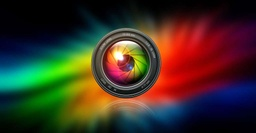
#> input picture data/a.jpg, 256 x 133 px, shrunk from 1024 x 533 before the run; its folder holds 4 pictures in this run; the run also reads 2 pictures not shown here
$ python ColorExtractor.py
#> lines starting #> are read from the running program, lines starting #| are printed output that depends on the picture
### c_photo.py
from functions import *
from PIL import Image
from sklearn.cluster import DBSCAN
import numpy as np


class Photo:

    def __init__(self, path):
        """
            Opens up an image, and puts its pixels in self.pixels.
            It also lists them in self.pixels_list.
        """
        self.path = path
        self.pixels = np.asarray(Image.open(self.path))

        # We list the pixels in an array of dimension 2
        self.pixels_list = []
        for i in range(0, len(self.pixels), 1):
            for j in range(0, len(self.pixels[0]), 1):
                self.pixels_list.append(RGBtoHSB(tuple(self.pixels[i, j].tolist())))

        self.pixels = []

        self.nb_wished_colors, self.hue_rez, self.sat_rez, self.val_rez = (0, 0, 0, 0)
        self.colors = []

    def compute(self, nb_wished_colors, hue_rez, sat_rez, val_rez):
        """
            To get the main colors, we plot virtually the colors in a 3d space,
            and we cut some smaller cubes in that space. The cubes containing
            most points are kept.
        """
        self.nb_wished_colors = nb_wished_colors
        self.hue_rez = hue_rez  # 0 <= hue < 360
        self.sat_rez = sat_rez  # 0 <= saturation <= 1
        self.val_rez = val_rez  # 0 <= value <= 1

        repartition = np.zeros((int(360/hue_rez), int(1/sat_rez), int(1/val_rez)), dtype=int)

        for c in self.pixels_list:
            hue = c[0]
            # We remove the sat/val = 1 from the equation
            sat = c[1] if c[1] < 1 - self.sat_rez else 1 - self.sat_rez
            val = c[2] if c[2] < 1 - self.val_rez else 1 - self.val_rez

            repartition[int(hue/self.hue_rez), int(sat/self.sat_rez), int(val/self.val_rez)] += 1

        # Collecting the fourth most important colors

        def generator():
            for x in range(len(repartition)):
                for y in range(len(repartition[0])):
                    for z in range(len(repartition[0][0])):
                        yield x, y, z

        for i in range(self.nb_wished_colors):
            m = np.amax(repartition)

            # Looking for the coordinates of the maximum
            for x, y, z in generator():
                if repartition[x, y, z] == m:
                    self.colors.append([x*hue_rez + hue_rez/2, y*sat_rez + sat_rez/2, z*val_rez + val_rez/2])
                    repartition[x,y,z] = 0
                    break

        # self.colors now contains the most important colors.
        self.pixels_list = []

    def save(self, name):
        """
            Saves a square image of the main colors.
        """
        factor = int(len(self.colors) ** (1/2))
        size = 100
        width = size * factor

        grid = np.empty((width, width, 3), dtype=int)

        for x in range(width):
            for y in range(width):
                index = factor * (x // size) + (y // size)  # x+factor*y

                hue = self.colors[index][0]
                sat = self.colors[index][1]
                val = self.colors[index][2]

                r, g, b = HSBtoRGB((hue, sat, val))

                color = [r, g, b]
                for z in range(len(color)):
                    grid[x, y, z] = color[z]

        grid = grid.reshape((width, width*3))

        output = []
        for i in range(len(grid)):
            output.append(tuple(grid[i]))

        from png import Writer
        with open(str(name), 'wb') as f:
            w = Writer(width, width, greyscale=False, alpha=False)
            w.write(f, output)

### functions.py
import sys

# [19 lines left out: function RGBtoHEXA, not called in this run]

def RGBtoHSB(tuple):
    # Wikipedia conversion formulas
    r = tuple[0]/255
    g = tuple[1]/255
    b = tuple[2]/255
    Cmax = max(r, g, b)
    Cmin = min(r, g, b)
    delta = Cmax - Cmin

    hue = 0
    sat = 0
    value = Cmax

    if Cmax == r and delta != 0:
        hue = 60*((g-b)/delta % 6)
    elif Cmax == g and delta != 0:
        hue = 60*((b-r)/delta + 2)
    elif Cmax == b and delta != 0:
        hue = 60*((r-g)/delta + 4)

    if Cmax != 0:
        sat = delta/Cmax

    return (hue, sat, value)

def HSBtoRGB(tuple):
    H = tuple[0]

    C = tuple[2]*tuple[1]
    X = C * (1 - abs(H/60 % 2 - 1))
    m = tuple[2] - C

    if H >= 0 and H < 60:
        r, g, b = (C, X, 0)
    elif H >= 60 and H < 120:
        r, g, b = (X, C, 0)
    elif H >= 120 and H < 180:
        r, g, b = (0, C, X)
    elif H >= 180 and H < 240:
        r, g, b = (0, X, C)
    elif H >= 240 and H < 300:
        r, g, b = (X, 0, C)
    else:
        r, g, b = (C, 0, X)

    return ((r+m)*255, (g+m)*255, (b+m)*255)

# [160 lines left out: functions short, distSq, EpsilonFinder, progress, not called in this run]

def dist(p, q):
    """Returns the distance squared between two given tuples"""
    return (p[0] - q[0])**2 +  (p[1] - q[1])**2 + (p[2] - q[2])**2

# [8 lines left out: function entry, not called in this run]

### ColorExtractor.py
import os, time, pickle
from scipy.spatial import distance
from c_photo import Photo


def min_greater_than_0(array):
    """Returns the index of the smallest element greater than 0."""

    # Checking array type:
    if array != list(array):
        raise TypeError("min_greater_than_0 requires a list.")

    # We define m as the max of the list as a starting point
    m = max(array)
    index_m = array.index(m)

    for i, el in enumerate(array):
        if (el < m) and (el > 0):
            m = el
            index_m = i

    if m != 0:
        return index_m
    else:
        return None


# First, we get the list of the pictures
dir_path = os.path.dirname(os.path.realpath(__file__))
data_path = dir_path + "\data"
file_list = os.listdir(data_path) # file_list is an array

for a in range(len(file_list)):
    file_list[a] = "data/" + file_list[a]

print("There are {} files.".format(len(file_list)))

saving = 'saved/photos_list'

if not os.path.exists(saving):
    # We store each picture once analysed in photos_list
    photos_list = []
    for index, a in enumerate(file_list):
        t1 = time.time()
        photo = Photo(a)
        photo.compute(9, 30, 0.17, 0.1)
        t2 = time.time()

        photos_list.append(photo)

        minutes = int((t2 - t1) // 60)
        seconds = int((t2 - t1) % 60)
        percent = int(index/len(file_list)*100)

        print('Image processed in {0}:{1}. We\'re at {2} percent.'.format(minutes, seconds, percent))
#> this loop made 4 passes
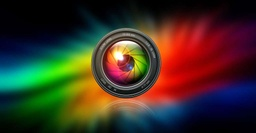
#> input picture data/a.jpg, 256 x 133 px, shrunk from 1024 x 533 before the run
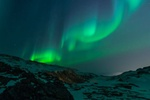
#> input picture data/b.jpg, 150 x 100 px, shrunk from 600 x 400 before the run
#> pass 3, in __init__ (call 3), `self.pixels = np.asarray(Image.open(self.path))`:
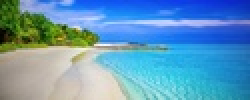
#> self.pixels: shape (50, 125, 3) (shown 2 times larger); mean R, G, B 97.6, 152.5, 187.3

    with open(saving, 'wb') as file:
        # dump information to that file
        pickle.dump(photos_list, file)
else:
    with open(saving, 'rb') as file:
        # dump information to that file
        photos_list = pickle.load(file)

saving = 'saved/dist_matrix'

if not os.path.exists(saving):
    dist_matrix = []
    for i, p in enumerate(photos_list):
        line = []

        # Computing the distance between one picture and the others
        for j, o in enumerate(photos_list):
            final_dist = 0.0
            i = len(o.colors)
            frac = 1/i

            for pc, oc in zip(p.colors, o.colors):
                final_dist += distance.euclidean(pc, oc) * frac * i
                i -= 1
            line.append(final_dist)

        dist_matrix.append(line)

    with open(saving, 'wb') as file:
        # dump information to that file
        pickle.dump(dist_matrix, file)
else:
    with open(saving, 'rb') as file:
        # dump information to that file
        dist_matrix = pickle.load(file)

# Sorting the pictures using dist-matrix
index = 0
sorted_pictures = []

while 'index returned is real':

    sorted_pictures.append(index)
    # We add some 0 to make sure we don't fall back on that picture
    for i in range(len(dist_matrix)):
        dist_matrix[i][index] = 0

    # We look for the minimum greater than 0 to have a new index
    index = min_greater_than_0(dist_matrix[index])

    if index is None:
        break


for i, el in enumerate(sorted_pictures):
    print('Saving pictures: {} %'.format(int(i/len(file_list)*100)))
    name = photos_list[el].path
    name = name.split('/')[1]

#> (the run stopped early here; a loop or call above may not have finished)
